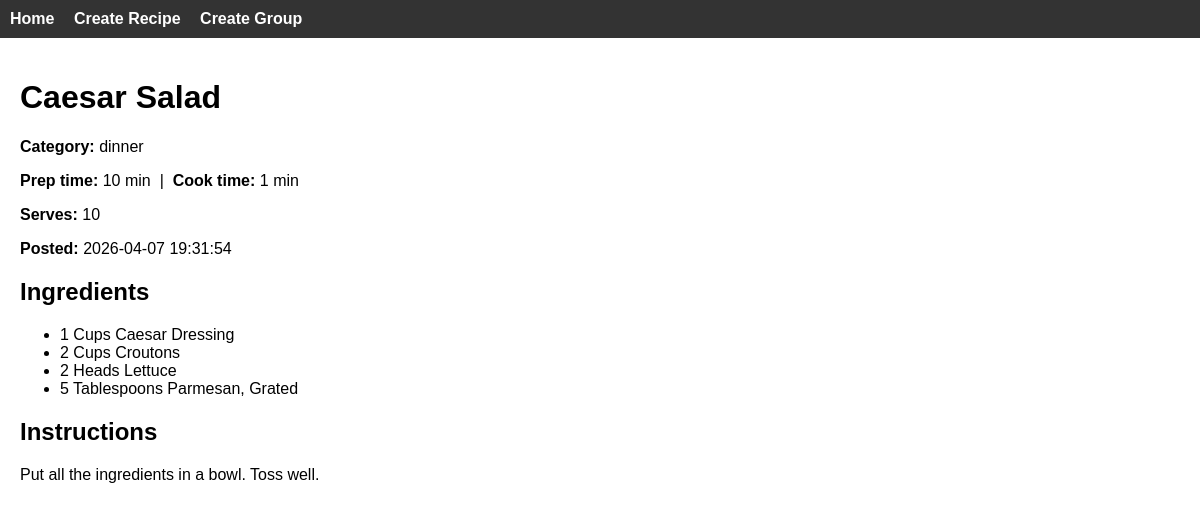
Screenshot of /recipe/2 with the database file from the repository.
### app/models.py (models this page shows)
class Recipe(db.Model):
    __tablename__ = 'recipe'
    id = db.Column(db.Integer, primary_key=True)
    user_email = db.Column(db.String(64), db.ForeignKey('user.email'), nullable=False)
    group_id = db.Column(db.Integer, db.ForeignKey('group.id'), nullable=False)
    title = db.Column(db.String(64), nullable=False)
    prep_time = db.Column(db.Integer, nullable = False)
    cook_time = db.Column(db.Integer, nullable=False)
    body = db.Column(db.TEXT, nullable=False)
    category = db.Column(db.String(64), nullable=False)
    num_serves = db.Column(db.Integer, nullable = False)
    privacy_setting = db.Column(db.String(64), nullable=False)
    is_validated = db.Column(db.Boolean, nullable=True)
    date_posted = db.Column(db.TEXT, nullable=False)
    forked_from_id = db.Column(db.Integer, db.ForeignKey('recipe.id'), nullable=True)

class Ingredient(db.Model):
    __tablename__ = 'ingredient'
    recipe_id = db.Column(db.Integer, db.ForeignKey('recipe.id'), primary_key=True)
    name = db.Column(db.String(64), primary_key=True)
    num = db.Column(db.Integer, nullable=False)
    units = db.Column(db.String(64), nullable=False)

### app/routes.py (the view)
@app.route('/recipe/<int:recipe_id>', methods=['GET'])
def recipe_detail(recipe_id):
    recipe = Recipe.query.get_or_404(recipe_id)
    ingredients = Ingredient.query.filter_by(recipe_id=recipe_id).all()
    return render_template('recipe_detail.html', recipe=recipe, ingredients=ingredients)

### app/templates/recipe_detail.html
{% extends "base.html" %}
{% block content %}
<h1>{{ recipe.title }}</h1>
<p><strong>Category:</strong> {{ recipe.category }}</p>
<p><strong>Prep time:</strong> {{ recipe.prep_time }} min &nbsp;|&nbsp; <strong>Cook time:</strong> {{ recipe.cook_time }} min</p>
<p><strong>Serves:</strong> {{ recipe.num_serves }}</p>
<p><strong>Posted:</strong> {{ recipe.date_posted }}</p>
<h2>Ingredients</h2>
<ul>
  {% for ing in ingredients %}
    <li>{{ ing.num }} {{ ing.units }} {{ ing.name }}</li>
  {% endfor %}
</ul>
<h2>Instructions</h2>
<p>{{ recipe.body }}</p>
{% endblock %}

### app/templates/base.html (style rules this page uses)
body { font-family: Arial, sans-serif; margin: 0; }

### rows the page displays
Recipe: title "Caesar Salad", category "dinner", prep_time "10", cook_time "1", num_serves "10", date_posted "2026-04-07 19:31:54", body "Put all the ingredients in a bowl. Toss well."
Ingredient: num "1", units "Cups", name "Caesar Dressing"
Ingredient: num "2", units "Cups", name "Croutons"
Ingredient: num "2", units "Heads", name "Lettuce"
Ingredient: num "5", units "Tablespoons", name "Parmesan, Grated"
